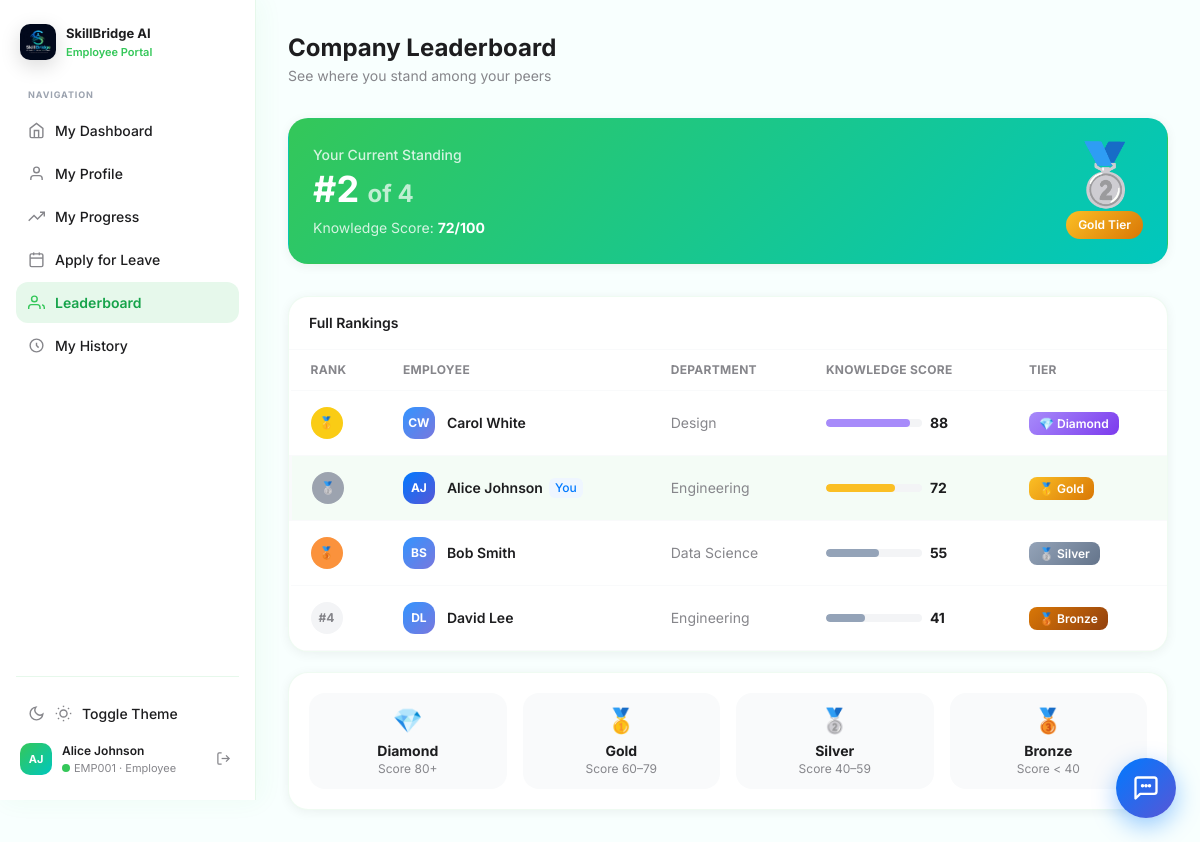
The page /employee/leaderboard.php (signed in) on the database its author committed.
### tables this page shows
CREATE TABLE IF NOT EXISTS employee_profiles (
    id INT AUTO_INCREMENT PRIMARY KEY,
    user_id INT NOT NULL,
    uid VARCHAR(20) NOT NULL,
    first_name VARCHAR(100) NOT NULL,
    last_name VARCHAR(100) NOT NULL,
    phone VARCHAR(20) DEFAULT NULL,
    department VARCHAR(100) DEFAULT NULL,
    designation VARCHAR(100) DEFAULT NULL,
    target_role VARCHAR(100) DEFAULT NULL,
    current_skills TEXT DEFAULT NULL,
    target_skills TEXT DEFAULT NULL,
    knowledge_score INT DEFAULT 0,
    tier ENUM('Bronze', 'Silver', 'Gold', 'Diamond') DEFAULT 'Bronze',
    date_joined DATE DEFAULT NULL,
    profile_photo VARCHAR(255) DEFAULT NULL,
    created_at TIMESTAMP DEFAULT CURRENT_TIMESTAMP,
    updated_at TIMESTAMP DEFAULT CURRENT_TIMESTAMP ON UPDATE CURRENT_TIMESTAMP,
    FOREIGN KEY (user_id) REFERENCES users(id) ON DELETE CASCADE
);

### employee/leaderboard.php (the view, shortened to what this page needs)
<?php
require_once __DIR__ . '/../config/db.php';
$userId = $_SESSION['user_id'];
$profile = $conn->query("SELECT ep.* FROM employee_profiles ep WHERE ep.user_id=$userId")->fetch_assoc();
$allEmployees = $conn->query("
    SELECT ep.uid, ep.first_name, ep.last_name, ep.department, ep.knowledge_score, ep.tier,
           u.id as user_id
    FROM employee_profiles ep
    JOIN users u ON u.id=ep.user_id
    WHERE ep.uid != 'ADMIN001' AND u.is_active=1
    ORDER BY ep.knowledge_score DESC
");
$all=[]; while($r=$allEmployees->fetch_assoc()) $all[]=$r;
$myRank = 1;
foreach($all as $i=>$emp) { if($emp['user_id'] == $userId) { $myRank=$i+1; break; } }
?>
<!DOCTYPE html>
<html lang="en">
<head>
    <script src="https://cdn.tailwindcss.com"></script>
</head>
<body class="font-sans flex">
<?php include __DIR__ . '/sidebar_emp.php'; ?>
<main class="ml-64 flex-1 p-8">
    <div class="mb-8">
        <h1 class="text-2xl font-bold text-apple-dark">Company Leaderboard</h1>
        <p class="text-apple-gray text-sm mt-0.5">See where you stand among your peers</p>
    </div>
    <div class="card p-6 mb-8 fade-in" style="background:linear-gradient(135deg,#34C759,#00C7BE)">
        <div class="flex items-center justify-between">
            <div>
                <p class="text-sm font-medium mb-1" style="color:rgba(255,255,255,0.8)">Your Current Standing</p>
                <h2 class="text-white text-4xl font-bold">#<?= $myRank ?> <span class="text-2xl" style="opacity:0.7">of <?= count($all) ?></span></h2>
                <p class="text-sm mt-2" style="color:rgba(255,255,255,0.8)">Knowledge Score: <strong class="text-white"><?= $profile['knowledge_score'] ?>/100</strong></p>
            </div>
            <div class="text-right">
                <div class="text-6xl">
                    <?= $myRank === 1 ? '👑' : ($myRank <= 3 ? ['🥇','🥈','🥉'][$myRank-1] : '🏅') ?>
                </div>
                <span class="text-xs px-3 py-1.5 rounded-full font-semibold text-white mt-2 inline-block tier-<?= strtolower($profile['tier']) ?>">
                    <?= $profile['tier'] ?> Tier
                </span>
            </div>
        </div>
    </div>
    <div class="card overflow-hidden">
        <div class="px-5 py-4 border-b border-gray-50">
            <h3 class="text-sm font-semibold text-apple-dark">Full Rankings</h3>
        </div>
        <div class="overflow-x-auto">
            <table class="w-full text-sm">
                <thead>
                    <tr class="text-xs font-semibold text-apple-gray uppercase tracking-wide border-b border-gray-50">
                        <th class="px-5 py-3 text-left">Rank</th>
                        <th class="px-5 py-3 text-left">Employee</th>
                        <th class="px-5 py-3 text-left">Department</th>
                        <th class="px-5 py-3 text-left">Knowledge Score</th>
                        <th class="px-5 py-3 text-left">Tier</th>
                    </tr>
                </thead>
                <tbody>
                    <?php foreach($all as $i=>$emp):
                        $rank=$i+1;
                        $isMe = $emp['user_id'] == $userId;
                    ?>
                    <tr class="border-b border-gray-50 hover:bg-gray-50 transition-colors <?= $isMe?'my-row':'' ?>">
                        <td class="px-5 py-4">
                            <div class="flex items-center gap-2">
                                <div class="w-8 h-8 rounded-full flex items-center justify-center text-xs font-bold text-white
                                    <?= $rank===1?'bg-yellow-400':($rank===2?'bg-gray-400':($rank===3?'bg-orange-400':'bg-gray-100 !text-apple-gray')) ?>">
                                    <?= $rank<=3?['🥇','🥈','🥉'][$rank-1]:'#'.$rank ?>
                                </div>
                            </div>
                        </td>
                        <td class="px-5 py-4">
                            <div class="flex items-center gap-3">
                                <div class="w-8 h-8 rounded-xl flex items-center justify-center text-white text-xs font-bold <?= $isMe?'':'opacity-80' ?>" style="background:linear-gradient(135deg,#007AFF,#5856D6)">
                                    <?= strtoupper(substr($emp['first_name'],0,1).substr($emp['last_name'],0,1)) ?>
                                </div>
                                <div>
                                    <div class="font-semibold text-apple-dark flex items-center gap-1.5">
                                        <?= $emp['first_name'].' '.$emp['last_name'] ?>
                                        <?php if($isMe): ?><span class="text-xs bg-blue-50 text-apple-blue px-1.5 py-0.5 rounded-md font-medium">You</span><?php endif; ?>
                                    </div>
                                </div>
                            </div>
                        </td>
                        <td class="px-5 py-4 text-apple-gray"><?= $emp['department'] ?></td>
                        <td class="px-5 py-4">
                            <div class="flex items-center gap-2">
                                <div class="w-24 h-2 bg-gray-100 rounded-full overflow-hidden">
                                    <div class="h-full rounded-full" style="width:<?= $emp['knowledge_score'] ?>%;background:<?= $emp['knowledge_score']>=80?'#a78bfa':($emp['knowledge_score']>=60?'#fbbf24':($emp['knowledge_score']>=40?'#94a3b8':'#d97706')) ?>"></div>
                                </div>
                                <span class="font-bold text-apple-dark"><?= $emp['knowledge_score'] ?></span>
                            </div>
                        </td>
                        <td class="px-5 py-4">
                            <span class="text-xs px-2.5 py-1 rounded-lg font-semibold text-white tier-<?= strtolower($emp['tier']) ?>">
                                <?= ['Diamond'=>'💎','Gold'=>'🥇','Silver'=>'🥈','Bronze'=>'🥉'][$emp['tier']]??'' ?> <?= $emp['tier'] ?>
                            </span>
                        </td>
                    </tr>
                    <?php endforeach; ?>
                </tbody>
            </table>
        </div>
    </div>
    <div class="card p-5 mt-5">
        <div class="grid grid-cols-4 gap-4 text-center">
            <?php foreach([['💎','Diamond','80+','#a78bfa'],['🥇','Gold','60–79','#fbbf24'],['🥈','Silver','40–59','#94a3b8'],['🥉','Bronze','< 40','#d97706']] as [$i,$n,$r,$c]): ?>
            <div class="p-3 rounded-2xl bg-gray-50">
                <div class="text-2xl"><?= $i ?></div>
                <div class="font-bold text-apple-dark text-sm mt-1"><?= $n ?></div>
                <div class="text-xs text-apple-gray">Score <?= $r ?></div>
            </div>
            <?php endforeach; ?>
        </div>
    </div>
</main>
</body>
</html>

### employee/sidebar_emp.php (shortened to what this page needs)
<?php
require_once __DIR__ . '/../config/db.php';
$current = basename($_SERVER['PHP_SELF']);
$pages = [
    ['dashboard.php', 'My Dashboard',   '<path d="M3 9l9-7 9 7v11a2 2 0 0 1-2 2H5a2 2 0 0 1-2-2z" stroke="currentColor" stroke-width="2"/><polyline points="9,22 9,12 15,12 15,22" stroke="currentColor" stroke-width="2"/>'],
    ['profile.php',   'My Profile',     '<path d="M20 21v-2a4 4 0 0 0-4-4H8a4 4 0 0 0-4 4v2" stroke="currentColor" stroke-width="2"/><circle cx="12" cy="7" r="4" stroke="currentColor" stroke-width="2"/>'],
    ['progress.php',  'My Progress',    '<polyline points="23,6 13.5,15.5 8.5,10.5 1,18" stroke="currentColor" stroke-width="2"/><polyline points="17,6 23,6 23,12" stroke="currentColor" stroke-width="2"/>'],
    ['leave.php',     'Apply for Leave','<rect x="3" y="4" width="18" height="18" rx="2" stroke="currentColor" stroke-width="2"/><line x1="16" y1="2" x2="16" y2="6" stroke="currentColor" stroke-width="2"/><line x1="8" y1="2" x2="8" y2="6" stroke="currentColor" stroke-width="2"/><line x1="3" y1="10" x2="21" y2="10" stroke="currentColor" stroke-width="2"/>'],
    ['leaderboard.php','Leaderboard',   '<path d="M17 21v-2a4 4 0 0 0-4-4H5a4 4 0 0 0-4 4v2" stroke="currentColor" stroke-width="2"/><path d="M23 21v-2a4 4 0 0 0-3-3.87" stroke="currentColor" stroke-width="2"/><circle cx="9" cy="7" r="4" stroke="currentColor" stroke-width="2"/>'],
    ['history.php',   'My History',     '<path d="M12 8v4l3 3m6-3a9 9 0 1 1-18 0 9 9 0 0 1 18 0z" stroke="currentColor" stroke-width="2"/>'],
];
$profile_data = $conn->query("SELECT ep.* FROM employee_profiles ep WHERE ep.user_id=".$_SESSION['user_id'])->fetch_assoc();
?>
<aside class="emp-sidebar">
    <div style="display:flex;align-items:center;gap:10px;padding:0 4px;margin-bottom:28px;">
        <img src="/1stProject/assets/logo.png.jpeg" alt="SkillBridge Logo" style="width:36px;height:36px;border-radius:10px;object-fit:cover;box-shadow:0 6px 20px rgba(0,0,0,0.15);">
        <div>
            <div style="font-size:13px;font-weight:700;color:#1D1D1F;">SkillBridge AI</div>
            <div style="font-size:11px;color:#34C759;font-weight:600;">Employee Portal</div>
        </div>
    </div>
    <nav style="flex:1;">
        <div style="font-size:9px;font-weight:700;color:#9ca3af;letter-spacing:0.1em;text-transform:uppercase;padding:0 12px;margin-bottom:8px;">Navigation</div>
        <?php foreach($pages as $p): ?>
        <a href="<?= $p[0] ?>" class="emp-nav-item <?= $current === $p[0] ? 'active' : '' ?>">
            <svg width="17" height="17" fill="none" viewBox="0 0 24 24"><?= $p[2] ?></svg>
            <?= $p[1] ?>
        </a>
        <?php endforeach; ?>
    </nav>
    <div style="border-top:1px solid rgba(52,199,89,0.12);padding-top:16px;margin-top:8px;" class="border-gray-100">
        <button onclick="toggleTheme()" class="emp-nav-item" style="width:100%; justify-content:flex-start; margin-bottom:8px; border:none; cursor:pointer;">
            <svg width="17" height="17" fill="none" viewBox="0 0 24 24" class="dark-hidden"><path d="M21 12.79A9 9 0 1 1 11.21 3 7 7 0 0 0 21 12.79z" stroke="currentColor" stroke-width="2"/></svg>
            Toggle Theme
        </button>
        <div style="display:flex;align-items:center;gap:10px;padding:0 4px;">
            <?php if (!empty($_SESSION['profile_image'])): ?>
                <img src="/1stProject/<?= htmlspecialchars($_SESSION['profile_image']) ?>" style="width:32px;height:32px;border-radius:10px;object-fit:cover;" alt="Profile">
            <?php else: ?>
                <div class="emp-user-avatar">
                    <?= strtoupper(substr($profile_data['first_name']??'E',0,1).substr($profile_data['last_name']??'',0,1)) ?>
                </div>
            <?php endif; ?>
            <div style="flex:1;min-width:0;">
                <div style="font-size:12px;font-weight:600;color:#1D1D1F;white-space:nowrap;overflow:hidden;text-overflow:ellipsis;">
                    <?= htmlspecialchars(($profile_data['first_name']??'').' '.($profile_data['last_name']??'')) ?>
                </div>
                <div style="font-size:11px;color:#86868B;display:flex;align-items:center;gap:4px;">
                    <div class="emp-online-dot"></div>
                    <?= $_SESSION['uid']??'' ?> · Employee
                </div>
            </div>
            <button onclick="logout()" title="Logout"
                style="background:none;border:none;cursor:pointer;color:#86868B;padding:4px;border-radius:8px;transition:all 0.15s;"
                onmouseover="this.style.color='#ef4444';this.style.background='#fef2f2'"
                onmouseout="this.style.color='#86868B';this.style.background='none'">
                <svg width="15" height="15" fill="none" viewBox="0 0 24 24">
                    <path d="M9 21H5a2 2 0 0 1-2-2V5a2 2 0 0 1 2-2h4" stroke="currentColor" stroke-width="2"/>
                    <polyline points="16,17 21,12 16,7" stroke="currentColor" stroke-width="2"/>
                    <line x1="21" y1="12" x2="9" y2="12" stroke="currentColor" stroke-width="2"/>
                </svg>
            </button>
        </div>
    </div>
</aside>
<button id="ai-chat-btn" onclick="toggleChat()">
    <svg width="28" height="28" fill="none" viewBox="0 0 24 24">
        <path d="M21 15a2 2 0 0 1-2 2H7l-4 4V5a2 2 0 0 1 2-2h14a2 2 0 0 1 2 2z" stroke="currentColor" stroke-width="2" stroke-linejoin="round"/>
        <path d="M9 10h.01M15 10h.01M12 10h.01" stroke="currentColor" stroke-width="3" stroke-linecap="round"/>
    </svg>
</button>

### employee/leaderboard.php (style rules this page uses)
* { -webkit-font-smoothing:antialiased }
body { background:#f8fffe }
.card { background:#fff;border-radius:20px;box-shadow:0 2px 12px rgba(0,0,0,0.06);border:1px solid rgba(52,199,89,0.08) }
.tier-diamond { background:linear-gradient(135deg,#a78bfa,#7c3aed);color:white }
.tier-gold { background:linear-gradient(135deg,#fbbf24,#d97706);color:white }
.tier-silver { background:linear-gradient(135deg,#94a3b8,#64748b);color:white }
.tier-bronze { background:linear-gradient(135deg,#d97706,#92400e);color:white }
.my-row { background:rgba(52,199,89,0.05);border-left:3px solid #34C759 }
.fade-in { animation:fadeIn 0.5s ease forwards }

### employee/sidebar_emp.php (style rules this page uses)
.emp-sidebar { width: 256px; min-height: 100vh; position: fixed; left: 0; top: 0; z-index: 50; background: rgba(255,255,255,0.95); backdrop-filter: blur(20px); border-right: 1px solid rgba(52,199,89,0.12); display: flex; flex-direction: column; padding: 24px 16px; box-shadow: 4px 0 24px rgba(52,199,89,0.06); }
.emp-nav-item { display: flex; align-items: center; gap: 10px; padding: 10px 12px; border-radius: 12px; font-size: 14px; font-weight: 500; color: #1D1D1F; text-decoration: none; transition: all 0.15s ease; margin-bottom: 2px; background: transparent; }
.emp-nav-item svg { color: #86868B; flex-shrink: 0; transition: color 0.15s; }
.emp-nav-item.active { background: rgba(52,199,89,0.12); color: #16a34a; font-weight: 600; }
.emp-nav-item.active svg { color: #34C759; }
.emp-user-avatar { background: linear-gradient(135deg, #34C759, #00C7BE); width: 32px; height: 32px; border-radius: 10px; display: flex; align-items: center; justify-content: center; color: white; font-size: 11px; font-weight: 700; }
.emp-online-dot { width: 8px; height: 8px; border-radius: 50%; background: #34C759; animation: pulse-dot 2s ease-in-out infinite; box-shadow: 0 0 0 0 rgba(52,199,89,0.4); }
#ai-chat-btn { position: fixed; bottom: 24px; right: 24px; z-index: 9999; width: 60px; height: 60px; border-radius: 50%; background: linear-gradient(135deg, #007AFF, #5856D6); color: white; box-shadow: 0 8px 24px rgba(0,122,255,0.4); display: flex; align-items: center; justify-content: center; cursor: pointer; border: none; transition: transform 0.2s, box-shadow 0.2s; }

### rows shown on the page
employee_profiles: first_name+last_name "AJ", first_name+last_name "Alice Johnson", knowledge_score "72", tier "Gold", rank "🥈", first_name "Alice", last_name "Johnson", shows "You", department "Engineering", tier "🥇"
employee_profiles: rank "🥇", first_name+last_name "CW", first_name "Carol", last_name "White", department "Design", knowledge_score "88", tier "💎", tier "Diamond"
employee_profiles: rank "🥉", first_name+last_name "BS", first_name "Bob", last_name "Smith", department "Data Science", knowledge_score "55", tier "🥈", tier "Silver"
employee_profiles: rank "4", first_name+last_name "DL", first_name "David", last_name "Lee", department "Engineering", knowledge_score "41", tier "🥉", tier "Bronze"

### other values the page prints
$p[1] "My Dashboard"
$p[1] "My Profile"
$p[1] "My Progress"
$p[1] "Apply for Leave"
$p[1] "Leaderboard"
$p[1] "My History"
$_SESSION['uid'] "EMP001"
$myRank "2"
count($all) "4"
$i "💎"
$n "Diamond"
$r "80+"
$i "🥇"
$n "Gold"
$r "60–79"
